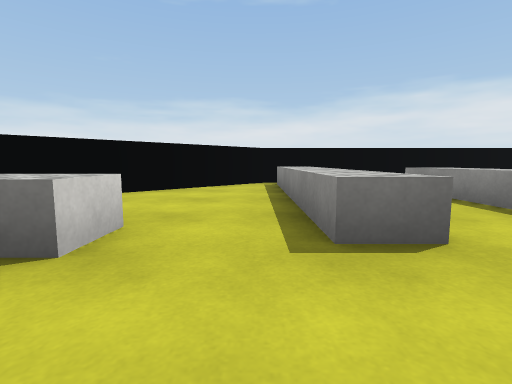
[1] (above)

18 first-person views from a walk through a Unity game level. The camera is 0.55 m above the floor, tilts 6° down and sees 85° across. The floor is counted in squares, 1 m on a side. Each view is taken from the middle of a square. On the plan, view 1 faces up. The plan holds only what a view shows up to about 9 squares ahead; the rest is blank. The place goes on beyond the plan. The player is left out. Surface patterns are stand-ins for the level's own textures.

[2]
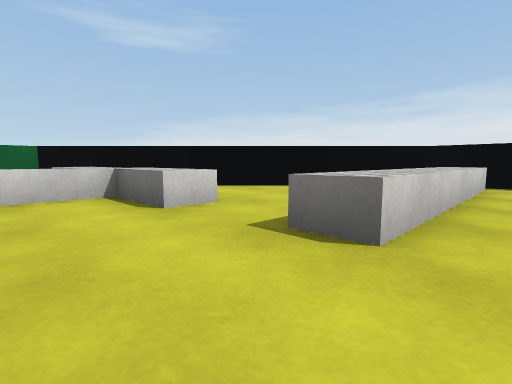

[3]
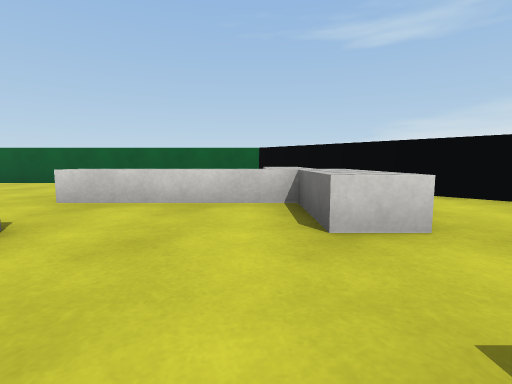

[4]
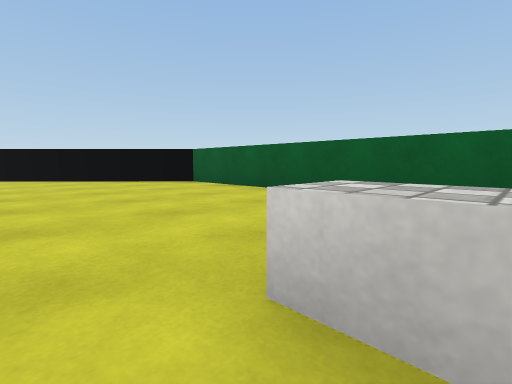

[5]
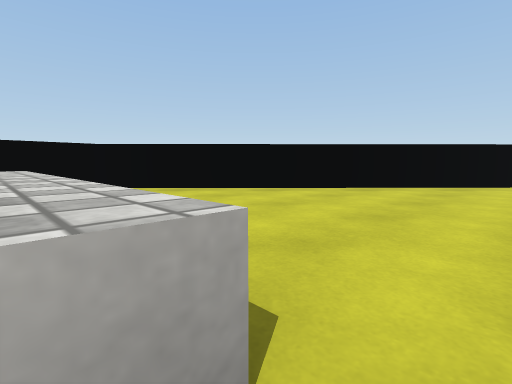

[6]
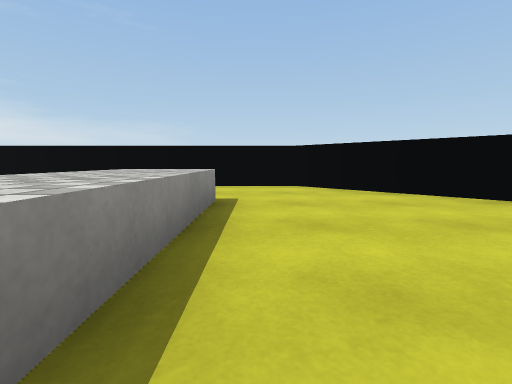

[7]
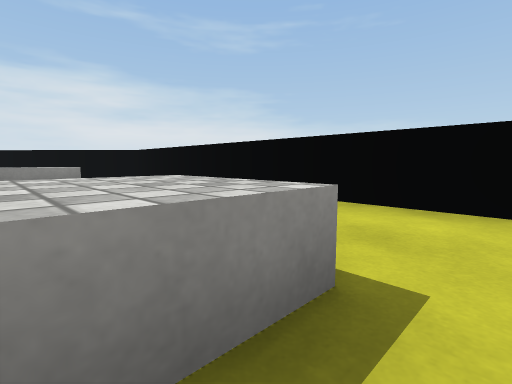

[8]
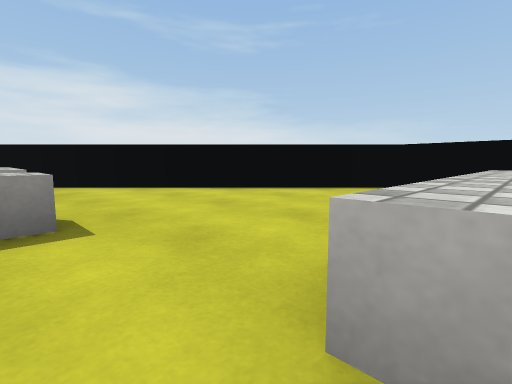

[9]
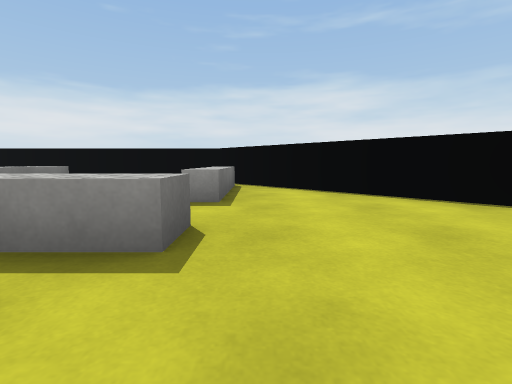

[10]
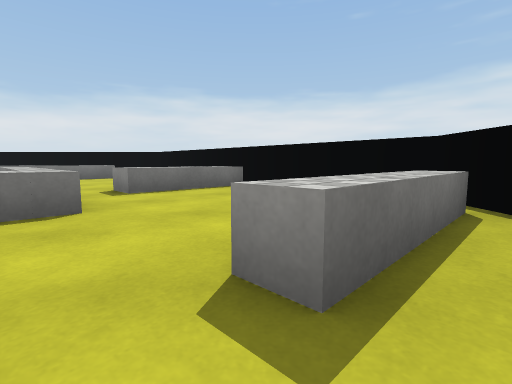

[11]
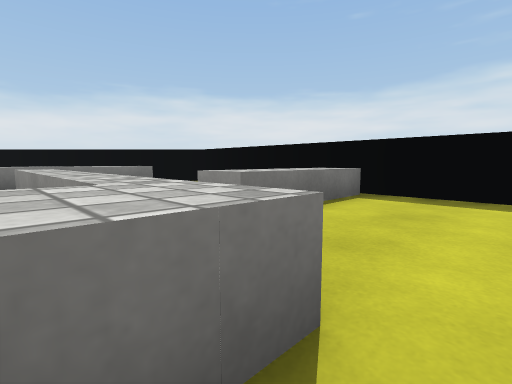

[12]
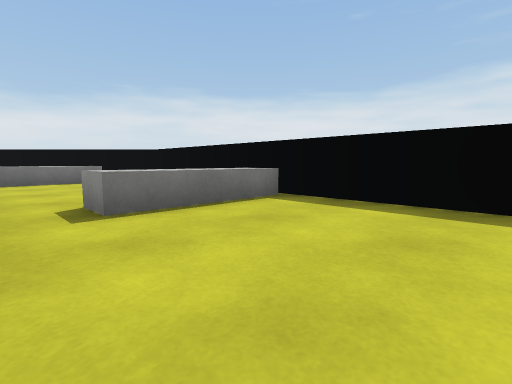

[13]
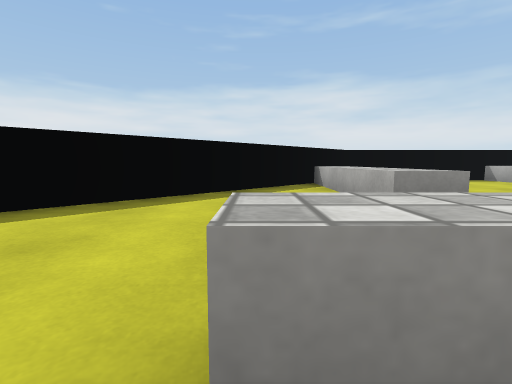

[14]
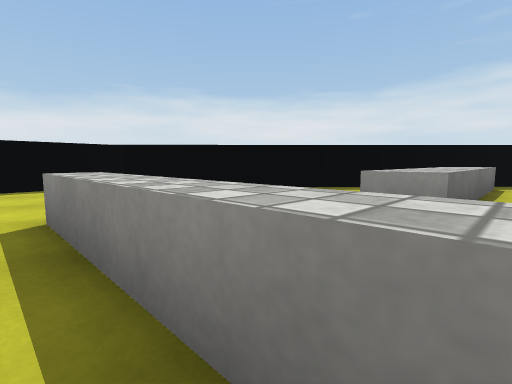

[15]
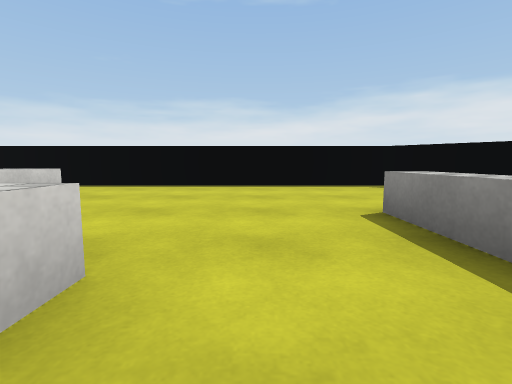

[16]
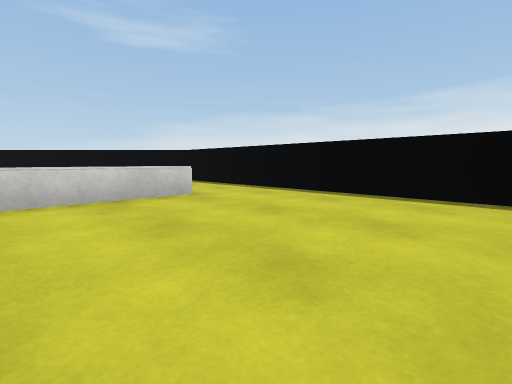

[17]
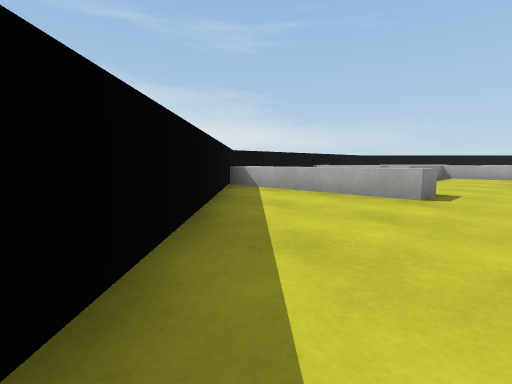

[18]
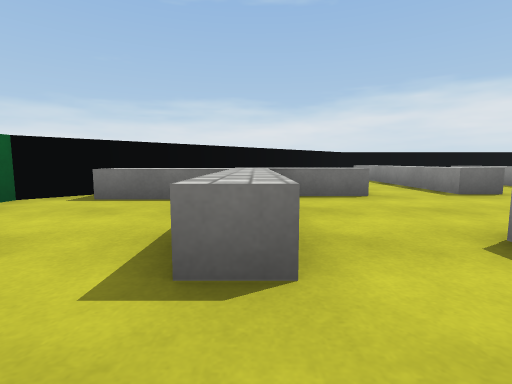

### Floor plan
Key: @ floor where view 1 was taken; # wall or solid block; . floor; ^ raised ledge; B white block.
Columns run from 7 left of view 1 to 17 right of it. Each row starts with its distance up from view 1.
  8       #############
  7      ##.^.........##
  6     ##..^..........##
  5    ##...^.^.........##
  4    #....^.^.....^....##
  3  ##.....^.^.....^.....##
  2 ##BBBBB.^. BBB..^.^^^^^##
  1 #.BBB.....    ..^.. ....#
  0 #...^..@..       .. ... #
 -1 # ..^.^          ^..... #
 -2 #  ...           ^..^...#
 -3 # ....            ..^^^^#
 -4 #.....            ..^^^^#
 -5 #.....            ^^^...#
 -6 #.....             .....#
 -7 #.....            ^.....#
 -8 #.........     ...^.^^^^#
 -9 ##.......^     ^.......#
-10  ##......^^    ^......##
-11   ##.....^^    ^ ....##
-12    ##....^^    ^ ...##
-13     ##....       ..##
-14      ##....      .##
-15       #############

Where each view was taken, in squares from view 1:
view 1: 0 up, 0 right, facing up
view 2: 0 up, 2 right, facing up-left
view 3: 1 up, 1 right, facing left
view 4: 1 down, 2 left, facing down-left
view 5: 8 down, 2 right, facing down-left
view 6: 8 down, 1 right, facing down
view 7: 11 down, 1 right, facing down-right
view 8: 8 down, 8 right, facing down-right
view 9: 9 down, 9 right, facing right
view 10: 9 down, 12 right, facing up-right
view 11: 6 down, 12 right, facing up-right
view 12: 7 down, 13 right, facing up-right
view 13: 4 up, 8 right, facing right
view 14: 1 up, 8 right, facing up-right
view 15: 1 up, 7 right, facing up
view 16: 3 up, 8 right, facing up-left
view 17: 7 up, 10 right, facing down-right
view 18: 3 down, 3 left, facing up
